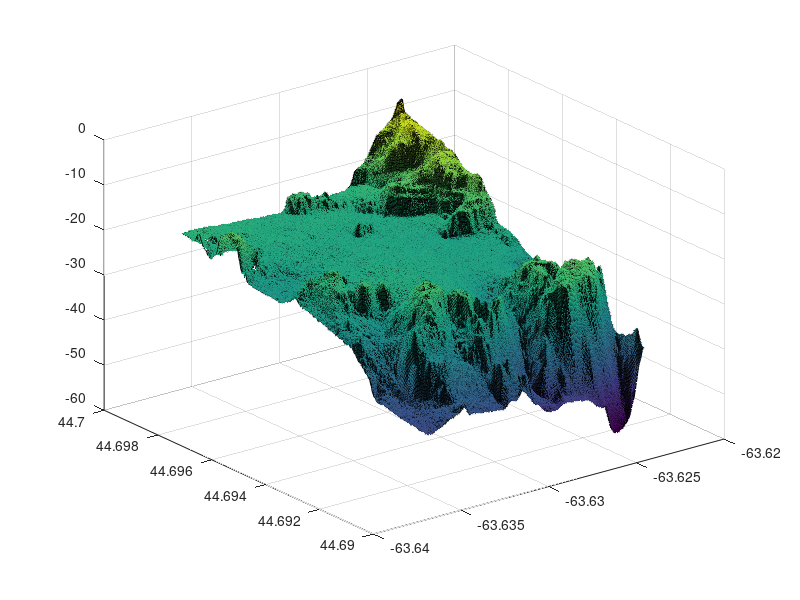

The MATLAB source for this figure: (Note: this script raises an error after producing the figure.)
clc; clear all; close all;

load('reduced_bathy.mat');

Waypoints = [[repmat([Geo_WE(51), Geo_WE(451)], 1, 11)];[sort([Geo_SN(50:40:450),Geo_SN(50:40:450)])]];

[mesh_Geo_WE, mesh_Geo_SN] = meshgrid(Geo_WE, Geo_SN);

figure;
s = surf(mesh_Geo_WE, mesh_Geo_SN, depth);
s.EdgeColor = 'none';

[reduced_depth, reduced_Geo_WE, reduced_Geo_SN] = reduceResolution(depth, Geo_WE, Geo_SN, 5);

[reduced_mesh_Geo_WE, reduced_mesh_Geo_SN] = meshgrid(reduced_Geo_WE, reduced_Geo_SN);

figure; hold on;
mesh(reduced_mesh_Geo_WE, reduced_mesh_Geo_SN, reduced_depth);
plot3(Waypoints(1, :), Waypoints(2, :), zeros(1, 22), 'bo');
xlabel('WE');
ylabel('NS');
zlabel('Depth (m)');